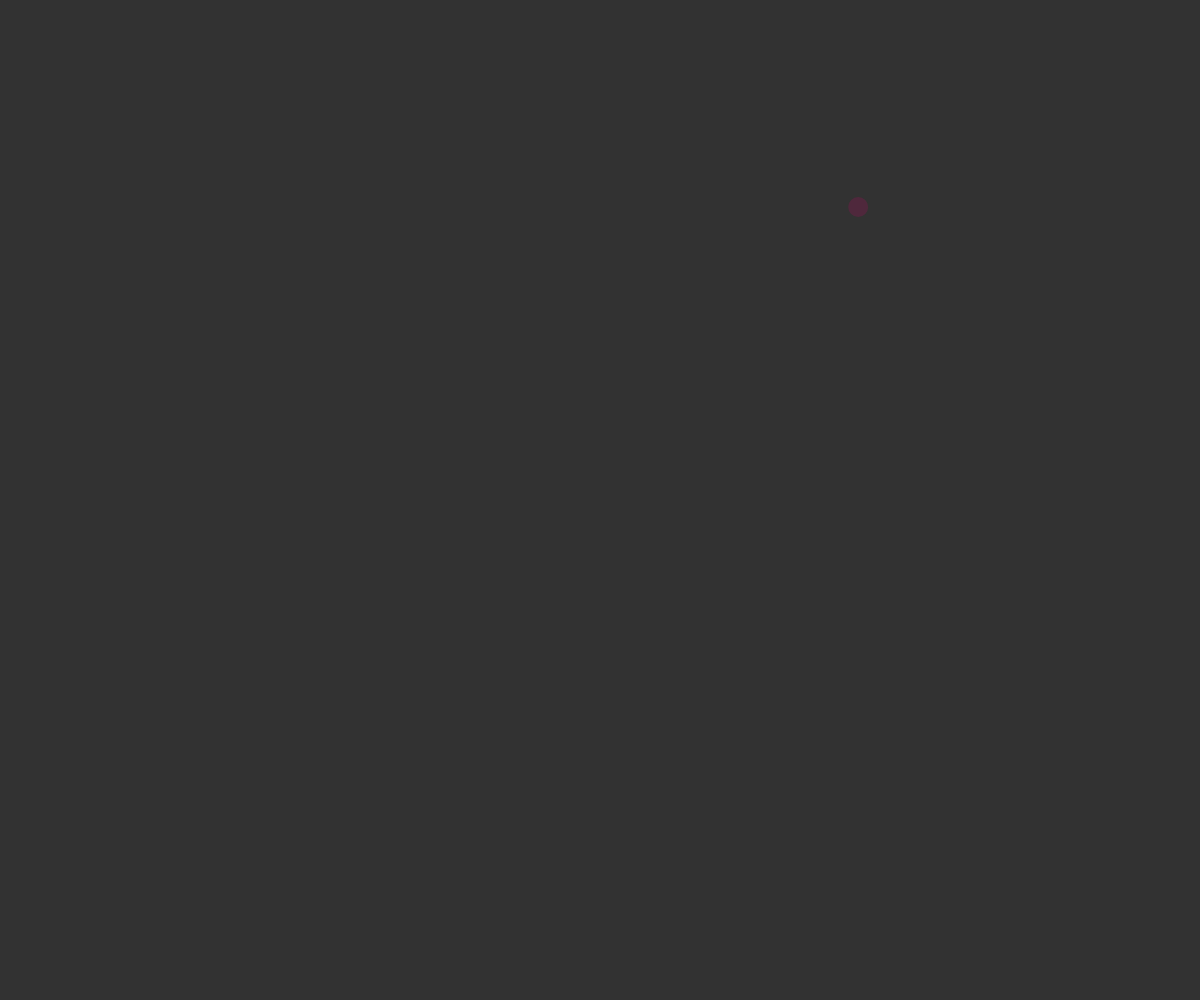
Frame 1 (no input)
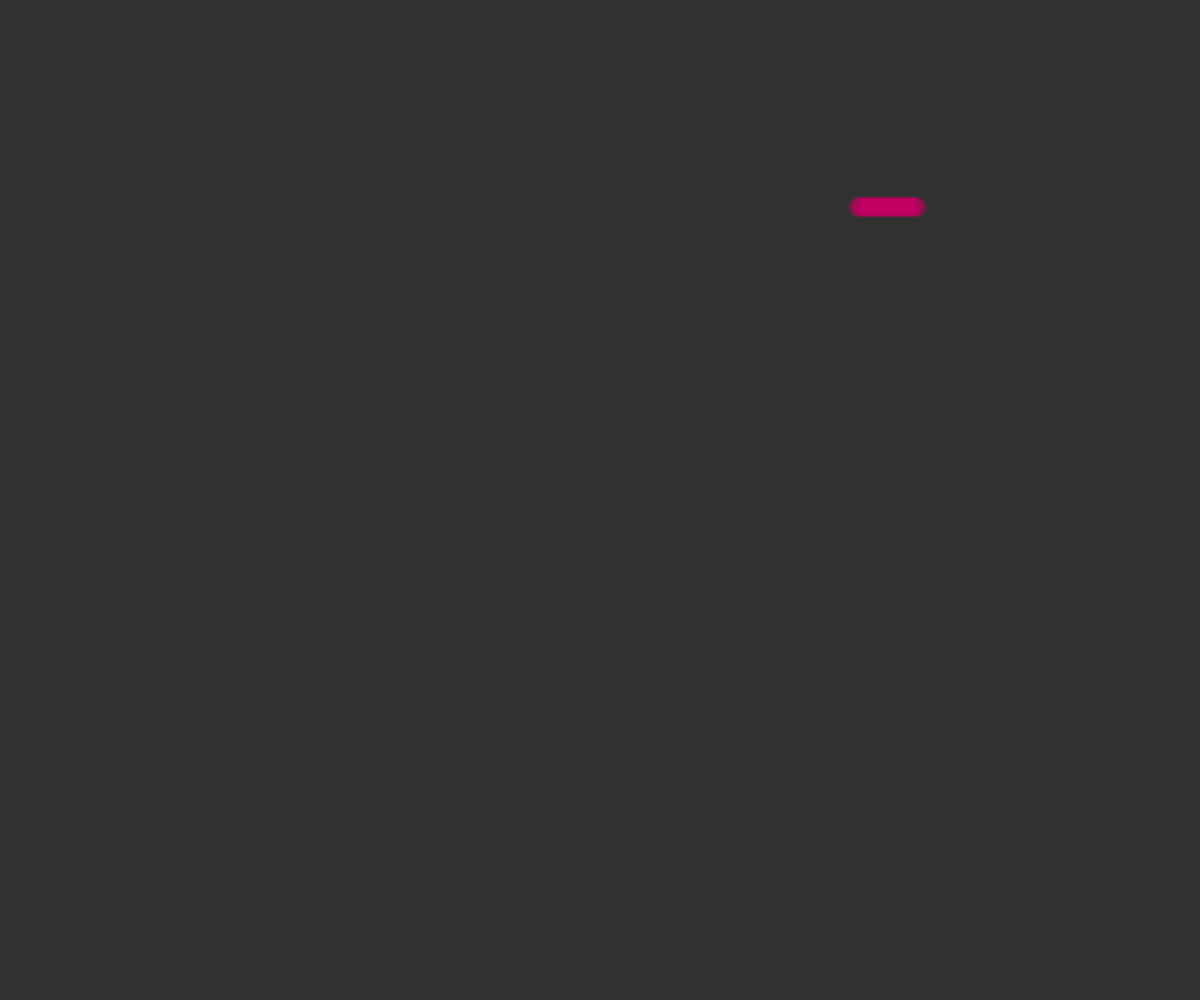
Frame 60 (no input)
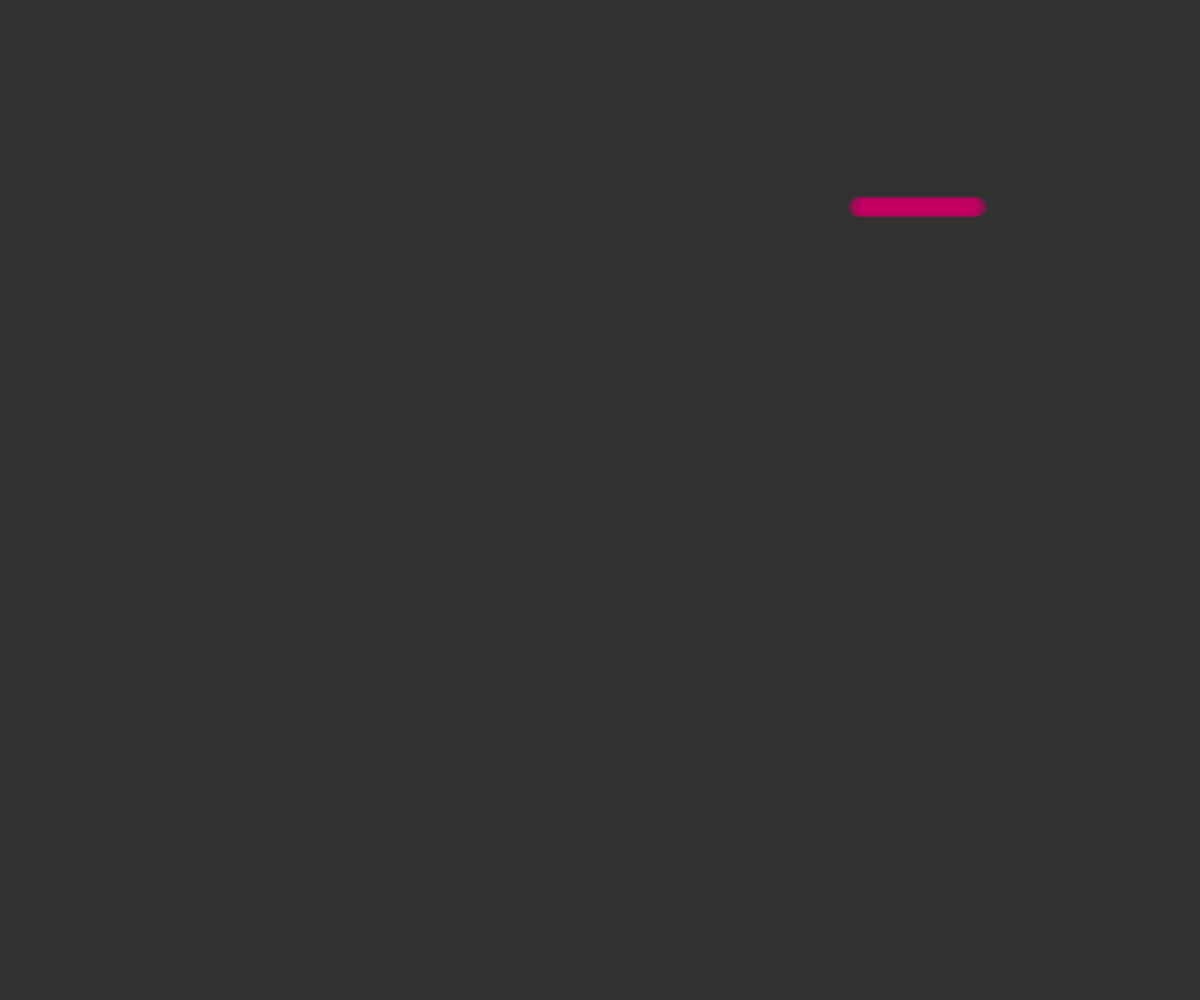
Frame 120 (the mouse pressed at the canvas centre since frame 60)

The p5.js sketch that drew these frames (run headless with seeded random() and noise() and a simulated clock; from frame 60 on, the mouse is pressed at the canvas centre):

// p5.js sketch
// ── sketch.js
let cosa;

function setup() {
  createCanvas(innerWidth, innerHeight);

  cosa = new Cosa(random(width), random(height));

  background(50);
}

function draw() {
  cosa.mover();
  cosa.dibujar();
}

// ── area.js
class AreaInteractiva {
  constructor(x, y, ancho, alto, audio) {
    this.x = x;
    this.y = y;
    this.ancho = ancho;
    this.alto = alto;
    this.audio = audio;
    this.playable = false;
    this.presionado = false;
  }

  actualizar() {
    if (
      mouseX > this.x &&
      mouseX < this.x + this.ancho &&
      mouseY > this.y &&
      mouseY < this.y + this.alto
    ) {
      this.playable = true;
      console.log('playable = true');
    } else {
      this.playable = false;
      console.log('playable = false');
    }
  }

  mostrar() {
    if (this.presionado == true) {
      this.col = color(255);
    } else {
      this.col = color(255, 0, 0);
    }

    stroke(this.col);
    noFill();
    rect(this.x, this.y, this.ancho, this.alto);
  }

  pressed() {
    if (this.playable == true) {
      /*
      fill(random(255));
      ellipse(
        this.x + this.ancho / 2,
        this.y + this.alto / 2,
        this.ancho / 2,
        this.alto / 2
      );
      */
      console.log('hace clic en el area y se reproduce el sonido');
      console.log('presionado es true');
      this.presionado = true;
    } else {
    }
    //this.presionado = false;
  }

  released() {
    this.presionado = false;
  }
}

// ── arrastrable.js
class Cosa {
  constructor(x, y) {
    this.x = x;
    this.y = y;
  }

  mover() {
    this.x++;
  }

  dibujar() {
    noStroke();
    fill(200, 0, 100, 50);
    ellipse(this.x, this.y, 20, 20);
  }
}
